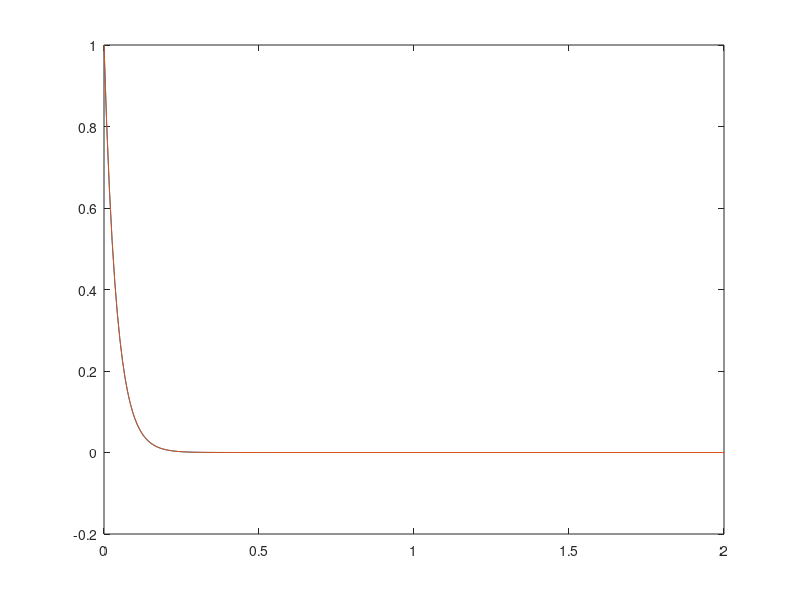

This figure's MATLAB source:
%%
addpath('..\lib')

%% 6) C1
clc; clear; 

f = @(t, y) -2 .* t .* y.^2;
y0 = 1;
t0 = 0;
tmax = 2;

[T, U] = ode45(f, [t0 tmax], y0);

sol = @(t) 1 ./ (1+t.^2);
plot(T, U, T, sol(T))

err = norm(U-sol(T), inf) / norm(sol(T), inf)

%% 6) C2
clc; clear;

f = @(t, y) -25 * y;
y0 = 1;
tspan = [0 2];

[T, U] = ode45(f, tspan, y0);

sol = @(t) exp(-25*t);
plot(T, U, T, sol(T))

err = norm(U-sol(T), inf) / norm(sol(T), inf)
